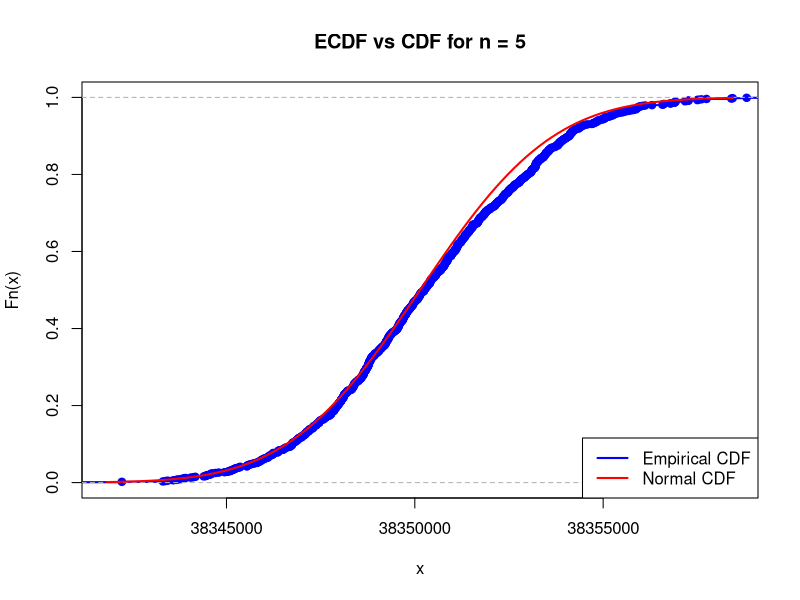
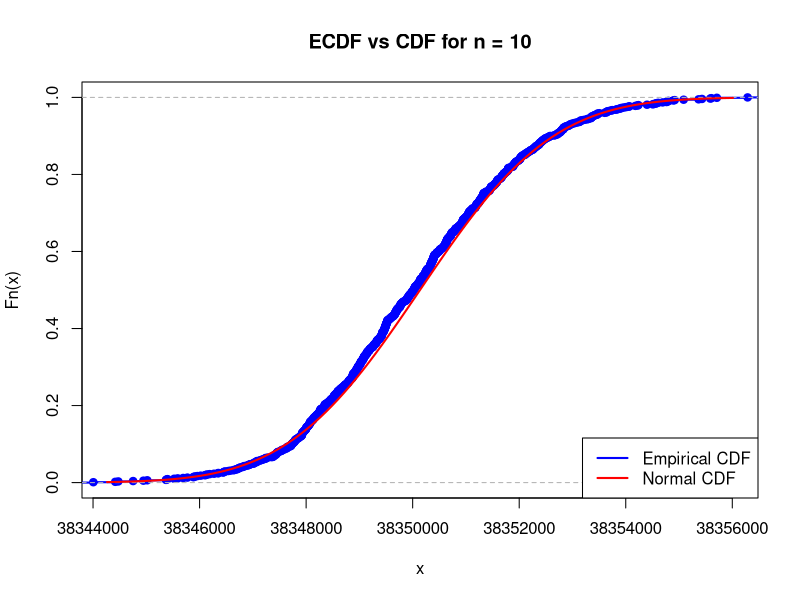
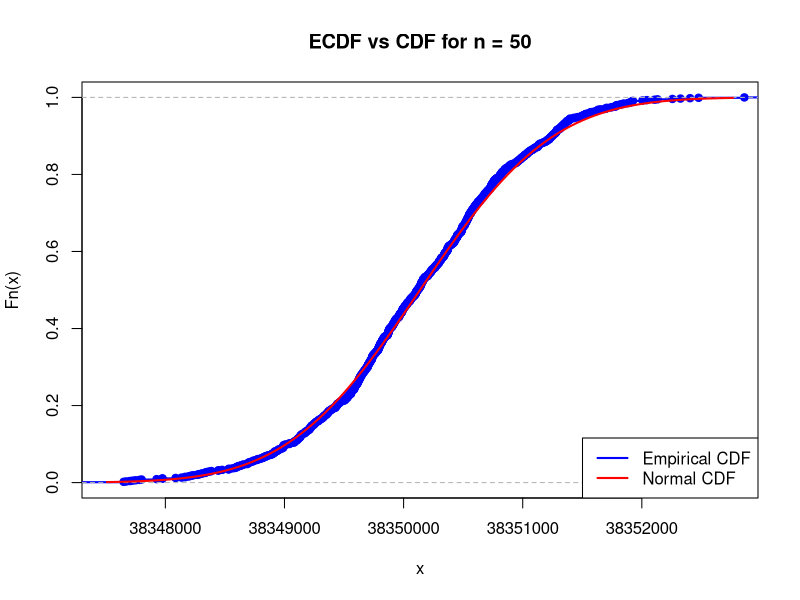
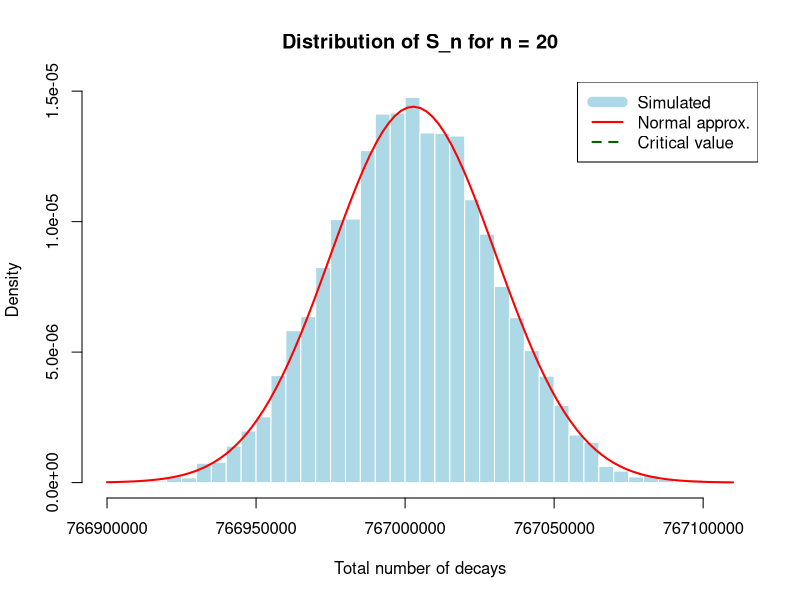
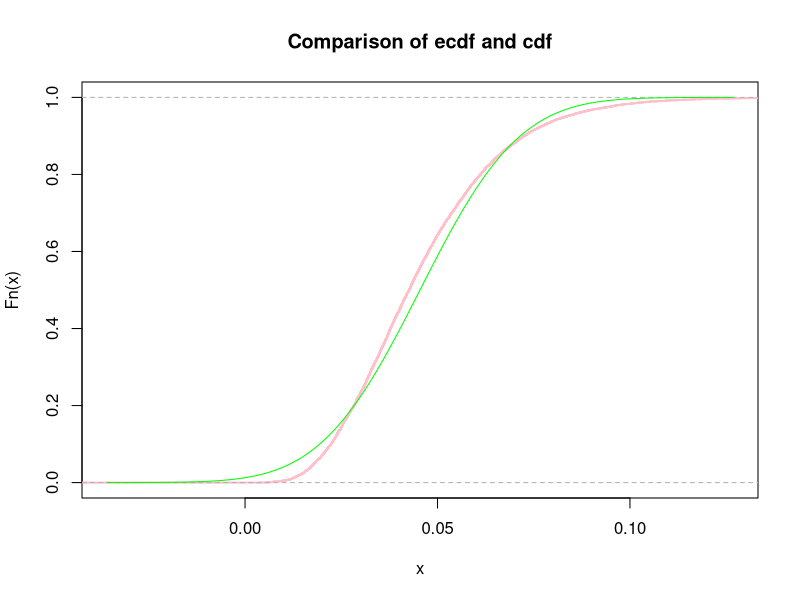
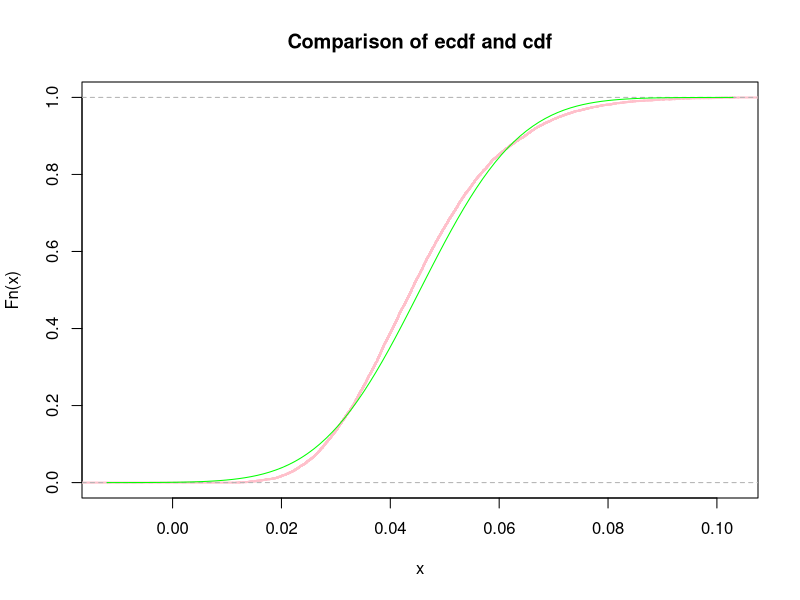
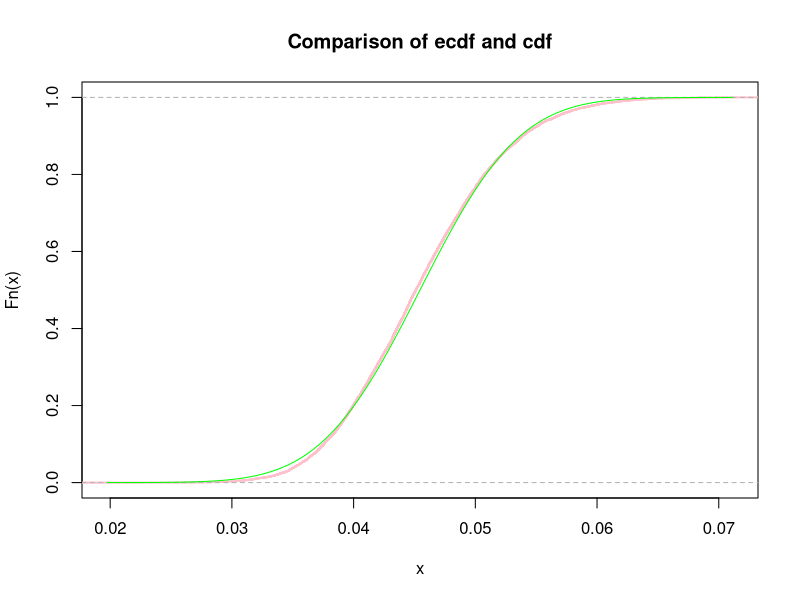
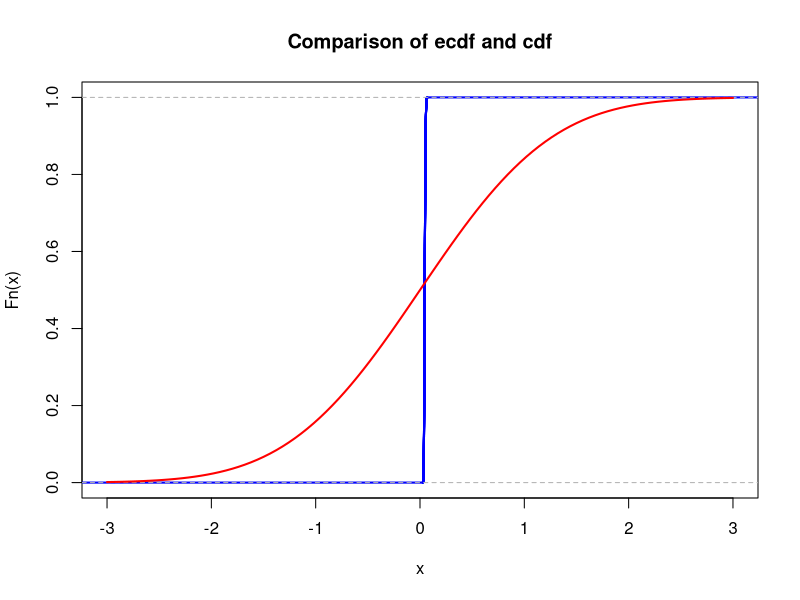

These charts were generated, in order, by the following R code:
## ---- chunk 1
set.seed(12)
## ---- chunk 2
# your team id number 
                          ###
id <- 12                  ### Change to the correct id!
                          ###
set.seed(id)
p <- id/100
# matrices G and H
G <- matrix(c(1, 1, 1, 0, 0, 0, 0,
		1, 0, 0, 1, 1, 0, 0,
		0, 1, 0, 1, 0, 1, 0,
		1, 1, 0, 1, 0, 0, 1), nrow = 4, byrow = TRUE)
H <- t(matrix(c(1, 0, 1, 0, 1, 0, 1,
		0, 1, 1, 0, 0, 1, 1,
		0, 0, 0, 1, 1, 1, 1), nrow = 3, byrow = TRUE))
# cat("The matrix G is: \n") 
#G  
#cat("The matrix H is: \n") 
#H
#cat("The product GH must be zero: \n")
#(G%*%H) %%2
## ---- chunk 3
# generate N messages

message_generator <- function(N) {
  matrix(sample(c(0,1), 4*N, replace = TRUE), nrow = N)
}  
messages <- message_generator(100)
codewords <- (messages %*% G) %% 2
## ---- chunk 4
#  errors <- ...
#  received <-   
## ---- chunk 5
# Physical constants and parameters for Cesium-137
# Half-life period in years
T_years <- 30.1
# Convert to seconds
T_seconds <- T_years * 365.25 * 24 * 3600
# Atomic mass of Cesium-137 (g/mol)
M <- 137
# Avogadro constant (atoms/mol)
N_A <- 6e23
# Mass of each sample in grams (id * 10^-6 g)
m <- id * 1e-6

# Calculate activity lambda: probability that one nucleus decays in one second
lambda <- log(2) / T_seconds

# Calculate number of atoms in one sample
N_atoms <- (m / M) * N_A

# Calculate Poisson parameter μ for one sample
mu <- N_atoms * lambda

cat("Poisson parameter μ for one sample:", mu, "\n")
cat("This represents the expected number of decays per second in one sample.\n")
## ---- chunk 6
# Number of simulations
K <- 1e3
# Sample size
n <- 5

# Simulate K sample means, each computed from n Poisson observations
sample_means_5 <- colMeans(matrix(rpois(n*K, lambda = mu), nrow=n))

# According to CLT, sample mean ~ N(mu, mu/n)
# Mean of the normal approximation
mu_normal_5 <- mu
# Standard deviation of the normal approximation
sigma_normal_5 <- sqrt(mu/n)

# Plot ecdf vs cdf
xlims_5 <- c(mu_normal_5 - 3*sigma_normal_5, mu_normal_5 + 3*sigma_normal_5)
Fs_5 <- ecdf(sample_means_5)

plot(Fs_5, 
     xlim = xlims_5, 
     ylim = c(0,1),
     col = "blue",
     lwd = 2,
     main = paste("ECDF vs CDF for n =", n))
curve(pnorm(x, mean = mu_normal_5, sd = sigma_normal_5), 
      col = "red", lwd = 2, add = TRUE)
legend("bottomright", 
       legend = c("Empirical CDF", "Normal CDF"), 
       col = c("blue", "red"), 
       lwd = 2)

# Calculate maximal difference (Kolmogorov-Smirnov statistic)
# https://en.wikipedia.org/wiki/Kolmogorov%E2%80%93Smirnov_test
x_vals_5 <- sort(sample_means_5)
empirical_cdf_5 <- Fs_5(x_vals_5)
theoretical_cdf_5 <- pnorm(x_vals_5, mean = mu_normal_5, sd = sigma_normal_5)
max_diff_5 <- max(abs(empirical_cdf_5 - theoretical_cdf_5))

cat("For n =", n, ":\n")
cat("  Theoretical mean μ =", mu_normal_5, "\n")
cat("  Theoretical standard deviation σ =", sigma_normal_5, "\n")
cat("  Sample mean of sample means =", mean(sample_means_5), "\n")
cat("  Sample std dev of sample means =", sd(sample_means_5), "\n")
cat("  Maximum difference between ECDFs =", max_diff_5, "\n\n")
## ---- chunk 7
# Sample size
n <- 10

# Simulate K sample means
sample_means_10 <- colMeans(matrix(rpois(n*K, lambda = mu), nrow=n))

# Normal approximation parameters
mu_normal_10 <- mu
sigma_normal_10 <- sqrt(mu/n)

# Plot ecdf vs cdf
xlims_10 <- c(mu_normal_10 - 3*sigma_normal_10, mu_normal_10 + 3*sigma_normal_10)
Fs_10 <- ecdf(sample_means_10)

plot(Fs_10, 
     xlim = xlims_10, 
     ylim = c(0,1),
     col = "blue",
     lwd = 2,
     main = paste("ECDF vs CDF for n =", n))
curve(pnorm(x, mean = mu_normal_10, sd = sigma_normal_10), 
      col = "red", lwd = 2, add = TRUE)
legend("bottomright", 
       legend = c("Empirical CDF", "Normal CDF"), 
       col = c("blue", "red"), 
       lwd = 2)

# Calculate maximal difference
x_vals_10 <- sort(sample_means_10)
empirical_cdf_10 <- Fs_10(x_vals_10)
theoretical_cdf_10 <- pnorm(x_vals_10, mean = mu_normal_10, sd = sigma_normal_10)
max_diff_10 <- max(abs(empirical_cdf_10 - theoretical_cdf_10))

cat("For n =", n, ":\n")
cat("  Theoretical mean μ =", mu_normal_10, "\n")
cat("  Theoretical standard deviation σ =", sigma_normal_10, "\n")
cat("  Sample mean of sample means =", mean(sample_means_10), "\n")
cat("  Sample std dev of sample means =", sd(sample_means_10), "\n")
cat("  Maximum difference between ECDFs =", max_diff_10, "\n\n")
## ---- chunk 8
# Sample size
n <- 50

# Simulate K sample means
sample_means_50 <- colMeans(matrix(rpois(n*K, lambda = mu), nrow=n))

# Normal approximation parameters
mu_normal_50 <- mu
sigma_normal_50 <- sqrt(mu/n)

# Plot ecdf vs cdf
xlims_50 <- c(mu_normal_50 - 3*sigma_normal_50, mu_normal_50 + 3*sigma_normal_50)
Fs_50 <- ecdf(sample_means_50)

plot(Fs_50, 
     xlim = xlims_50, 
     ylim = c(0,1),
     col = "blue",
     lwd = 2,
     main = paste("ECDF vs CDF for n =", n))
curve(pnorm(x, mean = mu_normal_50, sd = sigma_normal_50), 
      col = "red", lwd = 2, add = TRUE)
legend("bottomright", 
       legend = c("Empirical CDF", "Normal CDF"), 
       col = c("blue", "red"), 
       lwd = 2)

# Calculate maximal difference
x_vals_50 <- sort(sample_means_50)
empirical_cdf_50 <- Fs_50(x_vals_50)
theoretical_cdf_50 <- pnorm(x_vals_50, mean = mu_normal_50, sd = sigma_normal_50)
max_diff_50 <- max(abs(empirical_cdf_50 - theoretical_cdf_50))

cat("For n =", n, ":\n")
cat("  Theoretical mean μ =", mu_normal_50, "\n")
cat("  Theoretical standard deviation σ =", sigma_normal_50, "\n")
cat("  Sample mean of sample means =", mean(sample_means_50), "\n")
cat("  Sample std dev of sample means =", sd(sample_means_50), "\n")
cat("  Maximum difference between ECDFs =", max_diff_50, "\n\n")
## ---- chunk 9
# Summary comparison
cat("Summary of CLT convergence:\n")
cat("n = 5:  Max difference =", max_diff_5, "\n")
cat("n = 10: Max difference =", max_diff_10, "\n")
cat("n = 50: Max difference =", max_diff_50, "\n\n")
cat("As n increases, the maximum difference decreases, confirming the CLT.\n")
cat("The empirical distribution converges to the theoretical normal distribution.\n")
## ---- chunk 10
# Critical threshold for total decays
critical_value <- 8e8

# Method 1: Markov Inequality
# P(S_n >= c) <= E[S_n] / c
# P(S_n < c) >= 1 - E[S_n] / c
# We need: 1 - n*mu / c >= 0.95
# => n*mu / c <= 0.05
# => n <= 0.05 * c / mu

n_markov <- floor(0.05 * critical_value / mu)
cat("Markov Inequality bound: n <=", n_markov, "\n")

# Method 2: Chernoff Bound
# For Poisson(lambda), MGF: M(t) = exp(lambda(e^t - 1))
# P(S_n >= c) <= exp(-t*c) * E[exp(t*S_n)] = exp(-t*c + n*mu*(e^t - 1))
# Minimize over t > 0
# Optimal t: c = n*mu*e^t => t = log(c/(n*mu))
# For given n, bound is: exp(n*mu - c + c*log(c/(n*mu)))
# We need this <= 0.05, solve numerically

# Try different values of n to find the bound
chernoff_bound <- function(n, mu, c) {
  # Bound is >= 1, not useful
  if (n * mu >= c) return(1)
  exp(n * mu - c + c * log(c / (n * mu)))
}

# Binary search for maximum n
n_low <- 1
n_high <- n_markov * 10
while (n_high - n_low > 1) {
  n_mid <- floor((n_low + n_high) / 2)
  if (chernoff_bound(n_mid, mu, critical_value) <= 0.05) {
    n_low <- n_mid
  } else {
    n_high <- n_mid
  }
}
n_chernoff <- n_low
cat("Chernoff Bound: n <=", n_chernoff, "\n")

# Method 3: Central Limit Theorem
# S_n ~ N(n*mu, n*mu) approximately
# P(S_n < c) = P((S_n - n*mu)/sqrt(n*mu) < (c - n*mu)/sqrt(n*mu))
# Using standard normal: P(Z < z) = 0.95 => z ≈ 1.645
# (c - n*mu)/sqrt(n*mu) = 1.645
# c - n*mu = 1.645 * sqrt(n*mu)
# Let x = sqrt(n*mu), then: c - x^2 = 1.645*x
# x^2 + 1.645*x - c = 0
# x = (-1.645 + sqrt(1.645^2 + 4*c)) / 2
# n = x^2 / mu

z_95 <- qnorm(0.95)
discriminant <- z_95^2 + 4 * critical_value
x_solution <- (-z_95 + sqrt(discriminant)) / 2
n_clt <- floor(x_solution^2 / mu)
cat("CLT bound: n <=", n_clt, "\n\n")

# Compare the three methods
cat("Comparison of theoretical bounds:\n")
cat("  Markov:   n <=", n_markov, "(most conservative)\n")
cat("  Chernoff: n <=", n_chernoff, "\n")
cat("  CLT:      n <=", n_clt, "(least conservative)\n\n")
## ---- chunk 11
# Use the CLT prediction as it's typically the most accurate
n_predicted <- n_clt
# Number of simulations for verification
K_sim <- 1e4

cat("Verifying with n =", n_predicted, "samples\n")
cat("Simulating", K_sim, "realizations...\n\n")

# Simulate K_sim realizations of the sum S_n
sums_sample <- replicate(K_sim, sum(rpois(n_predicted, lambda = mu)))

# Calculate empirical probability
empirical_prob <- mean(sums_sample < critical_value)

cat("Results of simulation:\n")
cat("  Expected value E[S_n] = n*μ =", n_predicted * mu, "\n")
cat("  Sample mean of sums =", mean(sums_sample), "\n")
cat("  Sample std dev of sums =", sd(sums_sample), "\n")
cat("  Theoretical std dev =", sqrt(n_predicted * mu), "\n\n")

cat("  Critical value:", critical_value, "\n")
cat("  Empirical probability P(S_n <", critical_value, ") =", empirical_prob, "\n")
cat("  Desired probability: 0.95\n\n")

if (empirical_prob >= 0.95) {
  cat("SUCCESS: The empirical probability", empirical_prob, 
      "is at or above the desired 0.95 level.\n")
  cat("The laboratory can safely store up to", n_predicted, "samples.\n")
} else {
  cat("WARNING: The empirical probability", empirical_prob, 
      "is below the desired 0.95 level.\n")
  cat("Consider using a more conservative bound (n =", n_chernoff, ").\n")
}

# Histogram of the sums
hist(sums_sample, 
     breaks = 50, 
     probability = TRUE,
     main = paste("Distribution of S_n for n =", n_predicted),
     xlab = "Total number of decays",
     col = "lightblue",
     border = "white")

# Add normal approximation curve
curve(dnorm(x, mean = n_predicted * mu, sd = sqrt(n_predicted * mu)), 
      col = "red", lwd = 2, add = TRUE)

# Add vertical line at critical value
abline(v = critical_value, col = "darkgreen", lwd = 2, lty = 2)
legend("topright", 
       legend = c("Simulated", "Normal approx.", "Critical value"), 
       col = c("lightblue", "red", "darkgreen"), 
       lwd = c(10, 2, 2),
       lty = c(1, 1, 2))
## ---- chunk 12
teamid <- 12
v <- teamid + 10
nu1 <- 1/v  #µ = 1/lambda
sigma_squared <- 1/(v^2)
K <- 10000

for (n in c(5,10,50)){

  sample_means <- colMeans(matrix(rexp(n*K, rate = v), nrow=n)) #generate vctor of samples
  Fs <- ecdf(sample_means) #emprirical ecdf from sample
  
  mu <- nu1       # expectation of sample mean is just µ
  sigma <- sqrt(sigma_squared) / sqrt(n)   # sd
  
  cat("Parameters of the standard normal approximation", mu, sigma, "\n")
  
  xlims <- c(mu - 4 * sigma, mu + 4 * sigma)
  Fs <- ecdf(sample_means)
  plot(Fs, 
       xlim = xlims, 
       col = "pink",
       lwd = 2,
       main = "Comparison of ecdf and cdf")
  curve(pnorm(x, mean = mu, sd = sigma), col = "green", add = TRUE)
  
  # take a grid of 200 points tj within 3σ of µ
  t_min <- mu - 3 * sigma  
  t_max <- mu + 3 * sigma
  
  t_points <- seq(t_min, t_max, length.out = 200)
  #count values of Fs_t, Fz_t 
  Fs_t <- Fs(t_points)
  Fz_t <- pnorm(t_points, mean = mu, sd = sigma)
  
  max_difference <- max(abs(Fs_t - Fz_t))
  
  cat("Max difference", max_difference, "\n")
  cat("We can see that with larger n (5,10,50) we have better approximation, max diference is less with each iteration,and graffics are almost overlap\n")
}
## ---- chunk 13
mu <- 0       # change this!
sigma <- 1    # change this!
## ---- chunk 14
xlims <- c(mu-3*sigma,mu+3*sigma)
Fs <- ecdf(sample_means)
plot(Fs, 
     xlim = xlims, 
     col = "blue",
     lwd = 2,
     main = "Comparison of ecdf and cdf")
curve(pnorm(x, mean = mu, sd = sigma), col = "red", lwd = 2, add = TRUE)
## ---- chunk 15
        mu <- 12 # team id
        sigma <- 31 # 2 * team id number + 7
        sd = sqrt(sigma)
        N <- 100


        x = rnorm(N, mean = mu, sd = sd) # Simulate realization for X
        y = 1/x # realization for Y

        mean_x <- mean(x)  # X̄
        mean_y <- mean(y)  # Ȳ
        inverted_mean_x <- 1 / mean_x

        #show results
        print("Sample mean X̄ " )
        print(mean_x)

        print("Inverted mean 1/X")
        print(inverted_mean_x)

        print("Sample mean Ȳ = mean(1/X)")
        print(mean_y)

        print("Difference between inverted mean [1/X̄] and  sample mean Ȳ [mean(1/X)] ")

        print(abs(inverted_mean_x - mean_y))

        print("We can see that difference is not equal to zero, so the equality 1/X̄ = [mean(1/X)] is not true")

## ---- chunk 16
        lambda <- 2
        n <- 100

        #generate a cdf for X and Y and set Z
        X <- rexp(n, rate = 2)
        Y <- rexp(n, rate = 2)
        Z = log(X) + 5  # Z is dependent on X

        # Q-Q plot for X and Y
        qqplot(X, Y, main = "Q-Q plot for X and Y",
            xlab = "X quantiles",
            ylab = "Y quantiles",
            col = "pink")
        abline(0, 1, col = "blue")

        # scatterplot for X and Y
        plot(X, Y, main = "scatterplot for X and Y",
            xlab = "X",
            ylab = "Y",
            col = "pink")

        # Q-Q plot for X and Z
        qqplot(X, Z, main = "Q-Q Plot for X and Z",
            xlab = "X quantiles",
            ylab = "Z quantiles",
            col = "purple")
        abline(0, 1, col = "blue")
        
        # scatterplot for X and Z
        plot(X, Z, main  = "scatterplot for X and Z",
            xlab = "X",
            ylab = "Z",
            col = "purple")

        cat("Summary:

        For X and Y in Q-Q plot :
        
        X and Y have same distribution ~ exp(2), so the quantiles coincide
        that form a plot where points overlap,
        and align along the line y = x
        
        For X and Y in scatterplot :
        
        It looks like graph with random points
        because there is no functional relationship between X and Y

        For X and Z in Q-Q plot :
        
        X has an exponential distribution when Z not
        
        For X and Y in scatterplot :
        
        We can saw that they are dependent and as result 
        points form a logarithmic curve
        
    Which pair of r.v.'s is dependent and which one is similar?
        
        X and Z are dependent and X and Y - similar")
## ---- chunk 17
        # Expected value if Binomial r.v. = n*p
        # Variance of Binomial r.v. = n*p*(1-p)
        n <- 3
        p <- 1/2
        expected_value_X <- n*p
        variance_X <- n*p*(1-p)
        N <- 100  # amoumt of values for simulation


        sample_for_simulation_X <- rbinom(N, size = n, prob = p) #generate sample for X 

        sample_mean_X <- mean(sample_for_simulation_X)

        squared_deviations_X <- (sample_for_simulation_X - sample_mean_X)^2
        sample_variance_X <- sum(squared_deviations_X) / (N- 1)


        cat("Results:
            Expected value of X",expected_value_X,
            "Variance of X" , variance_X,
        
            "Sample mean of X", sample_mean_X,
            "Sample variance of X", sample_variance_X)
## ---- chunk 18
        #Y = 0.5 *X - 1
        # to calculate expected value of Y we apply linearity of expectation
        # E(Y) = E(0.5*X - 1) =  E(0.5*X) - E(1) = 0.5 * E(X) - 1

        expected_value_Y <- (0.5 * expected_value_X) - 1

        # and to calculate variance of Y we also apply its properties
        # Var(0.5*X - 1) = Var(0.5*X) = 0.5^2*Var(X) = 0.25*Var(X)

        variance_Y <- 0.25 * variance_X

        #generate sample for Y
        sample_for_simulation_Y = 0.5 * sample_for_simulation_X -1
        sample_mean_Y <- mean(sample_for_simulation_Y)

        squared_deviations_Y <- (sample_for_simulation_Y - sample_mean_Y)^2
        sample_variance_Y <- sum(squared_deviations_Y) / (N- 1)

        cat("Results:
            Expected value of Y",expected_value_Y,
            "Variance of Y" , variance_Y,
        
            "Sample mean of Y", sample_mean_Y,
            "Sample variance of Y", sample_variance_Y)
